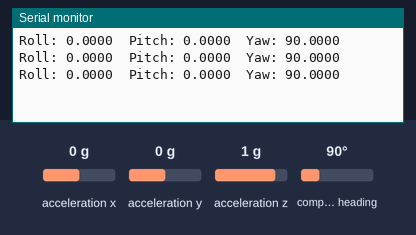
Bench run of a sketch on a simulated Arduino Leonardo, built with avr-gcc and run on an emulated ATmega32U4. Parts: the last lines printed to the serial monitor. Inputs (shaded band) come from the test bench; at power-on: acceleration x 0 g, acceleration y 0 g, acceleration z 1 g, compass heading 90°.

Above: at 1.3 s.
1.4 s: acceleration x set to -1.4 g
At 1.81 s:
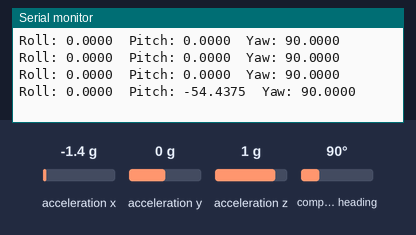
2.9 s: acceleration y set to -1.4 g
At 3.3 s:
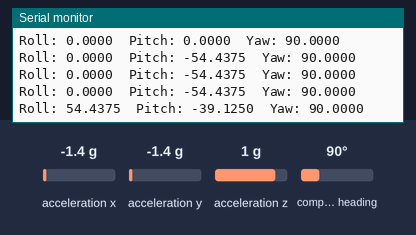
4.4 s: acceleration z set to -1.4 g
At 4.79 s:
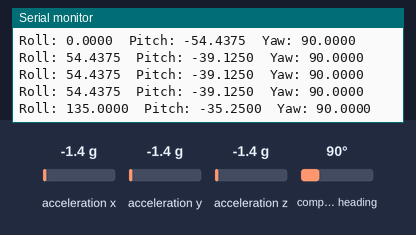
5.9 s: compass heading set to 7°
At 6.28 s:
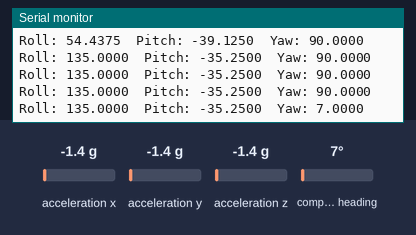
Timing chart, 0 to 8.4 s (numbered marks = the images above; inputs shaded):
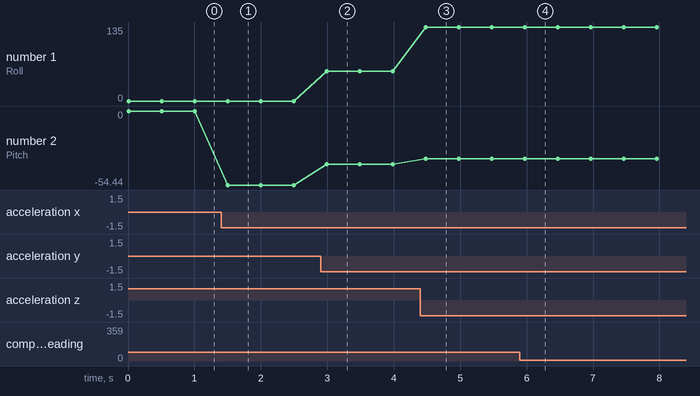

The sketch:

BNO055_FreeRTOS_Human_Readable.ino
```cpp
#include <Arduino_FreeRTOS.h>
#include <queue.h>
#include <Wire.h>
#include <Adafruit_Sensor.h>
#include <Adafruit_BNO055.h>
#include <utility/imumaths.h>

Adafruit_BNO055 bno = Adafruit_BNO055(55);

void TaskRPYRead(void *pvParameters);
void TaskSerialSend(void *pvParameters);

QueueHandle_t orientationQueue; // global queue handler

float RPYReadArray[3] = {0, 0, 0};
float RPYSendArray[3] = {0, 0, 0};

void setup() {

  Serial.begin(9600);
    while(!Serial) {
    ; // wait for serial port to connect. Needed for native USB, on LEONARDO, MICRO, YUN, and other 32u4 based boards.
  }

  /* Initialise the sensor */
  if(!bno.begin())
  {
    /* There was a problem detecting the BNO055 ... check your connections */
    Serial.print("Ooops, no BNO055 detected ... Check your wiring or I2C ADDR!");
    while(1);
  }

  bno.setExtCrystalUse(true);

  // Create queue
  orientationQueue = xQueueCreate(10, sizeof(float)*3);

  if(orientationQueue != NULL)
  {
    // Create task to read Roll, Pitch, and Yaw from the BNO055 sensor
    xTaskCreate(TaskRPYRead,// Task function
            "RPYRead",// Task name
            128,// Stack size
            NULL,
            1,// Priority
            NULL);
    // Create task to send data over serial port

    xTaskCreate(TaskSerialSend,// Task function
            "SerialSend",// Task name
            128,// Stack size
            NULL,
            2,// Priority
            NULL);
  }
}

void loop() {
  // empty with FreeRTOS
}

void TaskRPYRead(void *pvParameters)
{
  sensors_event_t event;
  for(;;)
  {
    bno.getEvent(&event);

    RPYReadArray[0] = event.orientation.z;
    RPYReadArray[1] = event.orientation.y;
    RPYReadArray[2] = event.orientation.x;

    xQueueSend(orientationQueue, &RPYReadArray, 0);
    vTaskDelay(500 / portTICK_PERIOD_MS);
  }
}

void TaskSerialSend(void *pvParameters)
{
  for(;;)
  {
    if(xQueueReceive(orientationQueue, &RPYSendArray, portMAX_DELAY) == pdPASS)
    {
      Serial.print("Roll: ");
      Serial.print(RPYSendArray[0], 4);
      Serial.print("\tPitch: ");
      Serial.print(RPYSendArray[1], 4);
      Serial.print("\tYaw: ");
      Serial.print(RPYSendArray[2], 4);
      Serial.println("");
    }
  }
}
```

Measured:
- after the input at 1.4 s, the serial monitor: prints a new line after 0.10 s (image 1)
- after the input at 2.9 s, the serial monitor: prints a new line after 0.09 s (image 2)
- after the input at 4.4 s, the serial monitor: prints a new line after 0.08 s (image 3)
- after the input at 5.9 s, the serial monitor: prints a new line after 0.07 s (image 4)
- plotted number 1: 0 → 54.44 after the input at 2.9 s, 54.44 → 135 after the input at 4.4 s
- plotted number 2: 0 → -54.44 after the input at 1.4 s, -54.44 → -39.12 after the input at 2.9 s, -39.12 → -35.25 after the input at 4.4 s
